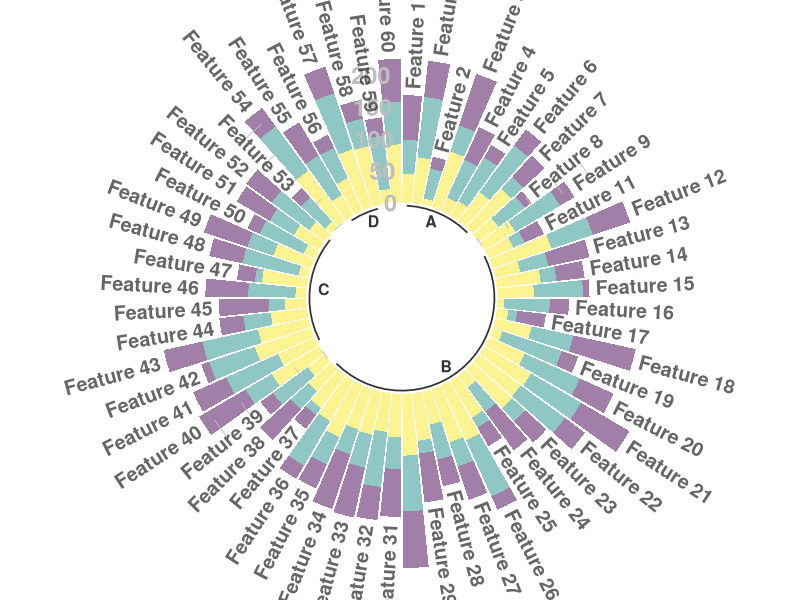

Source code (R):
# library
library(tidyverse)
library(viridis)

# Create dataset
data <- data.frame(
    individual=paste( "Feature ", seq(1,60), sep=""),
    group=c( rep('A', 10), rep('B', 30), rep('C', 14), rep('D', 6)) ,
    value1=sample( seq(10,100), 60, replace=T),
    value2=sample( seq(10,100), 60, replace=T),
    value3=sample( seq(10,100), 60, replace=T)
)

# Transform data in a tidy format (long format)
data <- data %>% gather(key = "observation", value="value", -c(1,2))

# Set a number of 'empty bar' to add at the end of each group
empty_bar <- 2
nObsType <- nlevels(as.factor(data$observation))
to_add <- data.frame( matrix(NA, empty_bar*nlevels(data$group)*nObsType, ncol(data)) )
colnames(to_add) <- colnames(data)
to_add$group <- rep(levels(data$group), each=empty_bar*nObsType )
data <- rbind(data, to_add)
data <- data %>% arrange(group, individual)
data$id <- rep( seq(1, nrow(data)/nObsType) , each=nObsType)

# Get the name and the y position of each label
label_data <- data %>% group_by(id, individual) %>% summarize(tot=sum(value))
number_of_bar <- nrow(label_data)
angle <- 90 - 360 * (label_data$id-0.5) /number_of_bar     # I substract 0.5 because the letter must have the angle of the center of the bars. Not extreme right(1) or extreme left (0)
label_data$hjust <- ifelse( angle < -90, 1, 0)
label_data$angle <- ifelse(angle < -90, angle+180, angle)

# prepare a data frame for base lines
base_data <- data %>%
    group_by(group) %>%
    summarize(start=min(id), end=max(id) - empty_bar) %>%
    rowwise() %>%
    mutate(title=mean(c(start, end)))

# prepare a data frame for grid (scales)
grid_data <- base_data
grid_data$end <- grid_data$end[ c( nrow(grid_data), 1:nrow(grid_data)-1)] + 1
grid_data$start <- grid_data$start - 1
grid_data <- grid_data[-1,]

# Make the plot
p <- ggplot(data) +

    # Add the stacked bar
    geom_bar(aes(x=as.factor(id), y=value, fill=observation), stat="identity", alpha=0.5) +
    scale_fill_viridis(discrete=TRUE) +

    # Add a val=100/75/50/25 lines. I do it at the beginning to make sur barplots are OVER it.
    geom_segment(data=grid_data, aes(x = end, y = 0, xend = start, yend = 0), colour = "grey", alpha=1, size=0.3 , inherit.aes = FALSE ) +
    geom_segment(data=grid_data, aes(x = end, y = 50, xend = start, yend = 50), colour = "grey", alpha=1, size=0.3 , inherit.aes = FALSE ) +
    geom_segment(data=grid_data, aes(x = end, y = 100, xend = start, yend = 100), colour = "grey", alpha=1, size=0.3 , inherit.aes = FALSE ) +
    geom_segment(data=grid_data, aes(x = end, y = 150, xend = start, yend = 150), colour = "grey", alpha=1, size=0.3 , inherit.aes = FALSE ) +
    geom_segment(data=grid_data, aes(x = end, y = 200, xend = start, yend = 200), colour = "grey", alpha=1, size=0.3 , inherit.aes = FALSE ) +

    # Add text showing the value of each 100/75/50/25 lines
    ggplot2::annotate("text", x = rep(max(data$id),5), y = c(0, 50, 100, 150, 200), label = c("0", "50", "100", "150", "200") , color="grey", size=6 , angle=0, fontface="bold", hjust=1) +

    ylim(-150,max(label_data$tot, na.rm=T)) +
    theme_minimal() +
    theme(
        legend.position = "none",
        axis.text = element_blank(),
        axis.title = element_blank(),
        panel.grid = element_blank(),
        plot.margin = unit(rep(-1,4), "cm")
    ) +
    coord_polar() +

    # Add labels on top of each bar
    geom_text(data=label_data, aes(x=id, y=tot+10, label=individual, hjust=hjust), color="black", fontface="bold",alpha=0.6, size=5, angle= label_data$angle, inherit.aes = FALSE ) +

    # Add base line information
    geom_segment(data=base_data, aes(x = start, y = -5, xend = end, yend = -5), colour = "black", alpha=0.8, size=0.6 , inherit.aes = FALSE )  +
    geom_text(data=base_data, aes(x = title, y = -18, label=group), hjust=c(1,1,0,0), colour = "black", alpha=0.8, size=4, fontface="bold", inherit.aes = FALSE)

p

